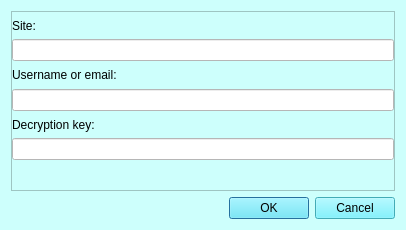
<?xml version="1.0" encoding="UTF-8"?>
<ui version="4.0">
 <class>saveDialog</class>
 <widget class="QDialog" name="saveDialog">
  <property name="geometry">
   <rect>
    <x>0</x>
    <y>0</y>
    <width>406</width>
    <height>230</height>
   </rect>
  </property>
  <property name="sizePolicy">
   <sizepolicy hsizetype="Fixed" vsizetype="Fixed">
    <horstretch>0</horstretch>
    <verstretch>0</verstretch>
   </sizepolicy>
  </property>
  <property name="minimumSize">
   <size>
    <width>406</width>
    <height>230</height>
   </size>
  </property>
  <property name="maximumSize">
   <size>
    <width>406</width>
    <height>260</height>
   </size>
  </property>
  <property name="windowTitle">
   <string>Save as:</string>
  </property>
  <property name="styleSheet">
   <string notr="true">background-color: rgb(205, 255, 252);</string>
  </property>
  <layout class="QVBoxLayout" name="verticalLayout">
   <item>
    <widget class="QFrame" name="frame">
     <property name="frameShape">
      <enum>QFrame::StyledPanel</enum>
     </property>
     <property name="frameShadow">
      <enum>QFrame::Raised</enum>
     </property>
     <layout class="QVBoxLayout" name="verticalLayout_2">
      <property name="spacing">
       <number>0</number>
      </property>
      <property name="leftMargin">
       <number>0</number>
      </property>
      <property name="topMargin">
       <number>0</number>
      </property>
      <property name="rightMargin">
       <number>0</number>
      </property>
      <property name="bottomMargin">
       <number>30</number>
      </property>
      <item>
       <widget class="QLabel" name="label_2">
        <property name="text">
         <string>Site:</string>
        </property>
       </widget>
      </item>
      <item>
       <widget class="QLineEdit" name="SiteLineEdit">
        <property name="styleSheet">
         <string notr="true">background-color: rgb(255, 255, 255);</string>
        </property>
       </widget>
      </item>
      <item>
       <widget class="QLabel" name="label">
        <property name="text">
         <string>Username or email:</string>
        </property>
       </widget>
      </item>
      <item>
       <widget class="QLineEdit" name="usernameLineEdit">
        <property name="styleSheet">
         <string notr="true">background-color: rgb(255, 255, 255);</string>
        </property>
       </widget>
      </item>
      <item>
       <widget class="QLabel" name="label_3">
        <property name="text">
         <string>Decryption key:</string>
        </property>
       </widget>
      </item>
      <item>
       <widget class="QLineEdit" name="decryptionkeyLineEdit">
        <property name="styleSheet">
         <string notr="true">background-color: rgb(255, 255, 255);</string>
        </property>
       </widget>
      </item>
     </layout>
    </widget>
   </item>
   <item>
    <widget class="QDialogButtonBox" name="buttonBox">
     <property name="styleSheet">
      <string notr="true">font: 9pt &quot;MS Shell Dlg 2&quot;;
background-color: rgb(94, 239, 255);
</string>
     </property>
     <property name="orientation">
      <enum>Qt::Horizontal</enum>
     </property>
     <property name="standardButtons">
      <set>QDialogButtonBox::Cancel|QDialogButtonBox::Ok</set>
     </property>
    </widget>
   </item>
  </layout>
 </widget>
 <resources/>
 <connections>
  <connection>
   <sender>buttonBox</sender>
   <signal>accepted()</signal>
   <receiver>saveDialog</receiver>
   <slot>accept()</slot>
   <hints>
    <hint type="sourcelabel">
     <x>248</x>
     <y>254</y>
    </hint>
    <hint type="destinationlabel">
     <x>157</x>
     <y>274</y>
    </hint>
   </hints>
  </connection>
  <connection>
   <sender>buttonBox</sender>
   <signal>rejected()</signal>
   <receiver>saveDialog</receiver>
   <slot>reject()</slot>
   <hints>
    <hint type="sourcelabel">
     <x>316</x>
     <y>260</y>
    </hint>
    <hint type="destinationlabel">
     <x>286</x>
     <y>274</y>
    </hint>
   </hints>
  </connection>
 </connections>
</ui>
